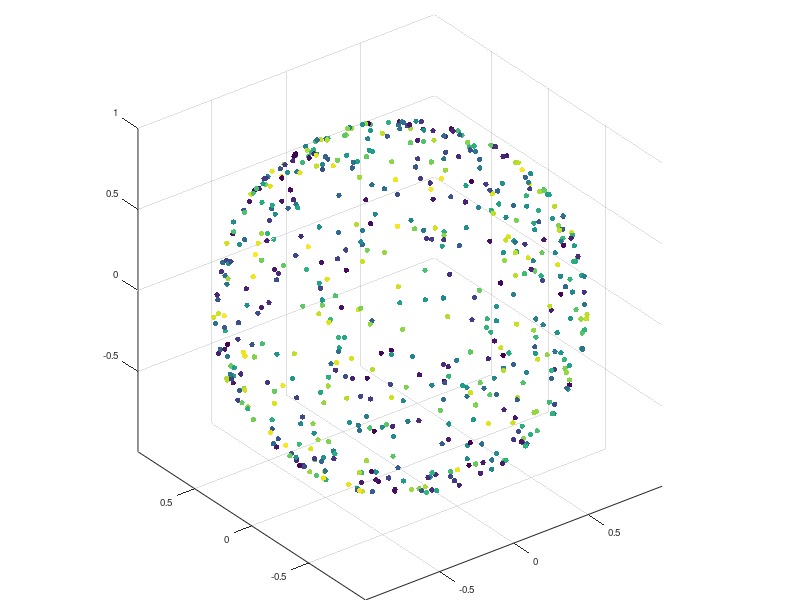

MATLAB code to generate this figure: (Note: this script raises an error after producing the figure.)
clear;
clc;
close all;

load('FigS4B.mat','theta','points');

figure,
c = theta;
S = 15*ones(1,numel(theta));
scatter3(points(1:583,1),points(1:583,2),points(1:583,3),S(1:583),c(1:583), 'filled'); axis equal;
colormap(viridis(1024));
view(3);

set(gca,'ticklength',1.25*get(gca,'ticklength'));
set(gca,'LooseInset',get(gca,'TightInset'));
set(gca,'linewidth',0.5);
set(gca,'TickDir','out');
set(gca, 'fontsize', 7);
box('off')
h.YAxis.FontSize = 7;

hfig = gcf;

clim([0 360]);
xlabel('x');
ylabel('y');
zlabel('z');

BoxDim = [5, 5];

BoxPos = [1, 1, BoxDim(1), BoxDim(2)];

haxis = gca;
set(hfig, 'Units', 'centimeters', ...
    'Color', [1,1,1]);
set(haxis, ...
    'Units'              , 'centimeters',...
    'Position'           , BoxPos);

pos = get(hfig, 'Position');
outerpos = get(haxis, 'OuterPosition');
outerpos(3) = 5;
outerpos(4) = 5;
set(haxis, 'OuterPosition',[0.1, 0, outerpos(3), outerpos(4)]);
set(hfig, 'Position', [pos(1), pos(2), outerpos(3), outerpos(4)]);
set(hfig, 'PaperPositionMode', 'auto');
